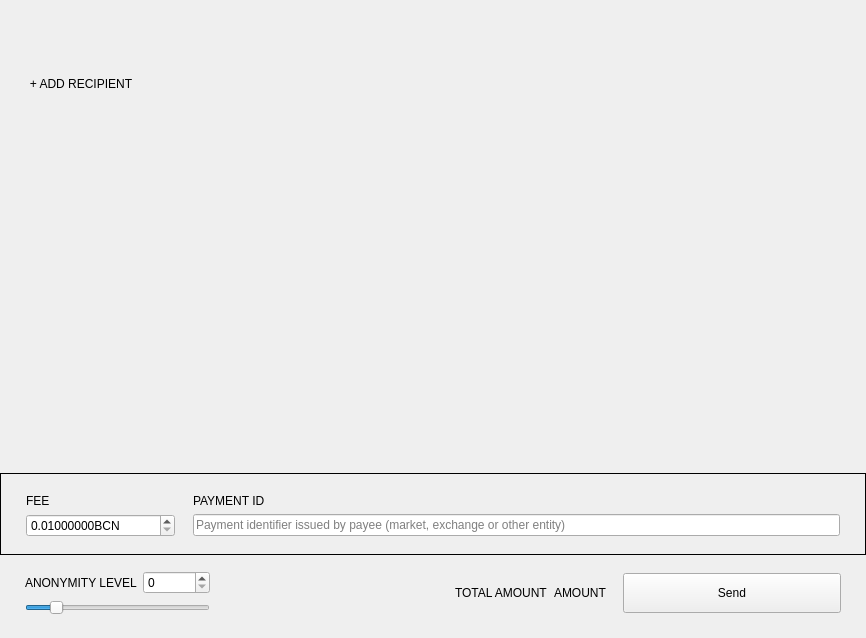
<?xml version="1.0" encoding="UTF-8"?>
<ui version="4.0">
 <class>SendFrame</class>
 <widget class="QFrame" name="SendFrame">
  <property name="geometry">
   <rect>
    <x>0</x>
    <y>0</y>
    <width>866</width>
    <height>638</height>
   </rect>
  </property>
  <property name="windowTitle">
   <string>Frame</string>
  </property>
  <property name="frameShape">
   <enum>QFrame::NoFrame</enum>
  </property>
  <property name="frameShadow">
   <enum>QFrame::Raised</enum>
  </property>
  <layout class="QVBoxLayout" name="verticalLayout">
   <property name="spacing">
    <number>5</number>
   </property>
   <property name="sizeConstraint">
    <enum>QLayout::SetDefaultConstraint</enum>
   </property>
   <property name="leftMargin">
    <number>0</number>
   </property>
   <property name="topMargin">
    <number>0</number>
   </property>
   <property name="rightMargin">
    <number>0</number>
   </property>
   <property name="bottomMargin">
    <number>0</number>
   </property>
   <item>
    <widget class="WalletGui::ResizableScrollArea" name="m_sendScrollarea">
     <property name="enabled">
      <bool>true</bool>
     </property>
     <property name="sizePolicy">
      <sizepolicy hsizetype="MinimumExpanding" vsizetype="Preferred">
       <horstretch>0</horstretch>
       <verstretch>0</verstretch>
      </sizepolicy>
     </property>
     <property name="autoFillBackground">
      <bool>false</bool>
     </property>
     <property name="styleSheet">
      <string notr="true"/>
     </property>
     <property name="frameShape">
      <enum>QFrame::NoFrame</enum>
     </property>
     <property name="sizeAdjustPolicy">
      <enum>QAbstractScrollArea::AdjustToContents</enum>
     </property>
     <property name="widgetResizable">
      <bool>true</bool>
     </property>
     <widget class="QWidget" name="scrollAreaWidgetContents">
      <property name="geometry">
       <rect>
        <x>0</x>
        <y>0</y>
        <width>866</width>
        <height>69</height>
       </rect>
      </property>
      <property name="sizePolicy">
       <sizepolicy hsizetype="Preferred" vsizetype="Preferred">
        <horstretch>0</horstretch>
        <verstretch>0</verstretch>
       </sizepolicy>
      </property>
      <property name="styleSheet">
       <string notr="true"/>
      </property>
      <layout class="QVBoxLayout" name="m_transfersLayout">
       <property name="spacing">
        <number>0</number>
       </property>
       <property name="sizeConstraint">
        <enum>QLayout::SetNoConstraint</enum>
       </property>
       <property name="leftMargin">
        <number>0</number>
       </property>
       <property name="topMargin">
        <number>0</number>
       </property>
       <property name="rightMargin">
        <number>0</number>
       </property>
       <property name="bottomMargin">
        <number>0</number>
       </property>
      </layout>
     </widget>
    </widget>
   </item>
   <item>
    <layout class="QHBoxLayout" name="horizontalLayout_2">
     <property name="spacing">
      <number>0</number>
     </property>
     <item>
      <spacer name="horizontalSpacer_3">
       <property name="orientation">
        <enum>Qt::Horizontal</enum>
       </property>
       <property name="sizeType">
        <enum>QSizePolicy::Fixed</enum>
       </property>
       <property name="sizeHint" stdset="0">
        <size>
         <width>25</width>
         <height>20</height>
        </size>
       </property>
      </spacer>
     </item>
     <item>
      <widget class="WalletGui::WalletNormalLinkLikeButton" name="m_addRecipientButton">
       <property name="cursor">
        <cursorShape>PointingHandCursor</cursorShape>
       </property>
       <property name="focusPolicy">
        <enum>Qt::NoFocus</enum>
       </property>
       <property name="text">
        <string>+ ADD RECIPIENT</string>
       </property>
       <property name="flat">
        <bool>true</bool>
       </property>
      </widget>
     </item>
     <item>
      <spacer name="horizontalSpacer_2">
       <property name="orientation">
        <enum>Qt::Horizontal</enum>
       </property>
       <property name="sizeHint" stdset="0">
        <size>
         <width>478</width>
         <height>17</height>
        </size>
       </property>
      </spacer>
     </item>
    </layout>
   </item>
   <item>
    <spacer name="verticalSpacer_2">
     <property name="orientation">
      <enum>Qt::Vertical</enum>
     </property>
     <property name="sizeType">
      <enum>QSizePolicy::MinimumExpanding</enum>
     </property>
     <property name="sizeHint" stdset="0">
      <size>
       <width>20</width>
       <height>20</height>
      </size>
     </property>
    </spacer>
   </item>
   <item>
    <widget class="QFrame" name="m_sendFeeFrame">
     <property name="frameShape">
      <enum>QFrame::Box</enum>
     </property>
     <property name="frameShadow">
      <enum>QFrame::Plain</enum>
     </property>
     <layout class="QGridLayout" name="gridLayout_2">
      <property name="leftMargin">
       <number>25</number>
      </property>
      <property name="topMargin">
       <number>20</number>
      </property>
      <property name="rightMargin">
       <number>25</number>
      </property>
      <property name="bottomMargin">
       <number>17</number>
      </property>
      <property name="horizontalSpacing">
       <number>18</number>
      </property>
      <item row="0" column="0">
       <widget class="WalletGui::WalletNormalGrayTextLabel" name="label_3">
        <property name="text">
         <string>FEE</string>
        </property>
       </widget>
      </item>
      <item row="0" column="1">
       <widget class="WalletGui::WalletNormalGrayTextLabel" name="m_paymentIdTextLabel">
        <property name="text">
         <string>PAYMENT ID</string>
        </property>
       </widget>
      </item>
      <item row="1" column="0">
       <widget class="QDoubleSpinBox" name="m_feeSpin">
        <property name="buttonSymbols">
         <enum>QAbstractSpinBox::UpDownArrows</enum>
        </property>
        <property name="suffix">
         <string notr="true">BCN</string>
        </property>
        <property name="decimals">
         <number>8</number>
        </property>
        <property name="minimum">
         <double>0.010000000000000</double>
        </property>
        <property name="maximum">
         <double>999999999.000000000000000</double>
        </property>
        <property name="singleStep">
         <double>0.010000000000000</double>
        </property>
        <property name="value">
         <double>0.010000000000000</double>
        </property>
       </widget>
      </item>
      <item row="1" column="1">
       <widget class="WalletGui::ClearableLineEdit" name="m_paymentIdEdit">
        <property name="styleSheet">
         <string notr="true">[errorState=&quot;true&quot;] {
  border-color: #ef3131;
}</string>
        </property>
        <property name="placeholderText">
         <string>Payment identifier issued by payee (market, exchange or other entity)</string>
        </property>
       </widget>
      </item>
     </layout>
    </widget>
   </item>
   <item>
    <widget class="QFrame" name="m_mixinFrame">
     <property name="frameShape">
      <enum>QFrame::NoFrame</enum>
     </property>
     <property name="frameShadow">
      <enum>QFrame::Raised</enum>
     </property>
     <layout class="QGridLayout" name="gridLayout">
      <property name="leftMargin">
       <number>25</number>
      </property>
      <property name="topMargin">
       <number>11</number>
      </property>
      <property name="rightMargin">
       <number>25</number>
      </property>
      <property name="bottomMargin">
       <number>23</number>
      </property>
      <item row="0" column="2" rowspan="2">
       <widget class="QLabel" name="label">
        <property name="text">
         <string/>
        </property>
       </widget>
      </item>
      <item row="0" column="5" rowspan="2">
       <widget class="WalletGui::WalletExtraNormalBlackTextLabel" name="m_totalAmountLabel">
        <property name="text">
         <string>AMOUNT</string>
        </property>
        <property name="indent">
         <number>0</number>
        </property>
       </widget>
      </item>
      <item row="0" column="1">
       <widget class="QSpinBox" name="m_mixinSpin">
        <property name="maximum">
         <number>999999999</number>
        </property>
       </widget>
      </item>
      <item row="0" column="3" rowspan="2">
       <spacer name="horizontalSpacer">
        <property name="orientation">
         <enum>Qt::Horizontal</enum>
        </property>
        <property name="sizeType">
         <enum>QSizePolicy::Expanding</enum>
        </property>
        <property name="sizeHint" stdset="0">
         <size>
          <width>298</width>
          <height>20</height>
         </size>
        </property>
       </spacer>
      </item>
      <item row="1" column="0" colspan="2">
       <widget class="QSlider" name="m_mixinSlider">
        <property name="maximumSize">
         <size>
          <width>16777215</width>
          <height>16777215</height>
         </size>
        </property>
        <property name="maximum">
         <number>50</number>
        </property>
        <property name="pageStep">
         <number>1</number>
        </property>
        <property name="value">
         <number>7</number>
        </property>
        <property name="tracking">
         <bool>false</bool>
        </property>
        <property name="orientation">
         <enum>Qt::Horizontal</enum>
        </property>
       </widget>
      </item>
      <item row="0" column="7" rowspan="2">
       <widget class="WalletGui::WalletLargeBlueButton" name="m_sendButton">
        <property name="sizePolicy">
         <sizepolicy hsizetype="Fixed" vsizetype="Fixed">
          <horstretch>0</horstretch>
          <verstretch>0</verstretch>
         </sizepolicy>
        </property>
        <property name="minimumSize">
         <size>
          <width>218</width>
          <height>40</height>
         </size>
        </property>
        <property name="maximumSize">
         <size>
          <width>218</width>
          <height>40</height>
         </size>
        </property>
        <property name="focusPolicy">
         <enum>Qt::NoFocus</enum>
        </property>
        <property name="text">
         <string>Send</string>
        </property>
       </widget>
      </item>
      <item row="0" column="4" rowspan="2">
       <widget class="WalletGui::WalletNormalGrayTextLabel" name="label_2">
        <property name="text">
         <string>TOTAL AMOUNT</string>
        </property>
       </widget>
      </item>
      <item row="0" column="0">
       <widget class="WalletGui::WalletNormalGrayTextLabel" name="m_mixinTextLabel">
        <property name="text">
         <string>ANONYMITY LEVEL</string>
        </property>
       </widget>
      </item>
      <item row="0" column="6" rowspan="2">
       <spacer name="horizontalSpacer_4">
        <property name="orientation">
         <enum>Qt::Horizontal</enum>
        </property>
        <property name="sizeType">
         <enum>QSizePolicy::Fixed</enum>
        </property>
        <property name="sizeHint" stdset="0">
         <size>
          <width>10</width>
          <height>20</height>
         </size>
        </property>
       </spacer>
      </item>
     </layout>
    </widget>
   </item>
  </layout>
 </widget>
 <customwidgets>
  <customwidget>
   <class>WalletGui::WalletNormalGrayTextLabel</class>
   <extends>QLabel</extends>
   <header>Gui/Common/WalletTextLabel.h</header>
  </customwidget>
  <customwidget>
   <class>WalletGui::WalletLargeBlueButton</class>
   <extends>QPushButton</extends>
   <header>Gui/Common/WalletBlueButton.h</header>
  </customwidget>
  <customwidget>
   <class>WalletGui::ClearableLineEdit</class>
   <extends>QLineEdit</extends>
   <header>Gui/Common/ClearableLineEdit.h</header>
  </customwidget>
  <customwidget>
   <class>WalletGui::ResizableScrollArea</class>
   <extends>QScrollArea</extends>
   <header>Gui/Common/ResizableScrollArea.h</header>
   <container>1</container>
  </customwidget>
  <customwidget>
   <class>WalletGui::WalletNormalLinkLikeButton</class>
   <extends>QPushButton</extends>
   <header>Gui/Common/WalletLinkLikeButton.h</header>
  </customwidget>
  <customwidget>
   <class>WalletGui::WalletExtraNormalBlackTextLabel</class>
   <extends>QLabel</extends>
   <header>Gui/Common/WalletTextLabel.h</header>
  </customwidget>
 </customwidgets>
 <tabstops>
  <tabstop>m_paymentIdEdit</tabstop>
  <tabstop>m_mixinSlider</tabstop>
  <tabstop>m_sendScrollarea</tabstop>
 </tabstops>
 <resources/>
 <connections>
  <connection>
   <sender>m_sendButton</sender>
   <signal>clicked()</signal>
   <receiver>SendFrame</receiver>
   <slot>sendClicked()</slot>
   <hints>
    <hint type="sourcelabel">
     <x>53</x>
     <y>561</y>
    </hint>
    <hint type="destinationlabel">
     <x>432</x>
     <y>294</y>
    </hint>
   </hints>
  </connection>
  <connection>
   <sender>m_mixinSlider</sender>
   <signal>valueChanged(int)</signal>
   <receiver>SendFrame</receiver>
   <slot>mixinValueChanged(int)</slot>
   <hints>
    <hint type="sourcelabel">
     <x>221</x>
     <y>520</y>
    </hint>
    <hint type="destinationlabel">
     <x>432</x>
     <y>294</y>
    </hint>
   </hints>
  </connection>
  <connection>
   <sender>m_addRecipientButton</sender>
   <signal>clicked()</signal>
   <receiver>SendFrame</receiver>
   <slot>addRecipientClicked()</slot>
   <hints>
    <hint type="sourcelabel">
     <x>78</x>
     <y>414</y>
    </hint>
    <hint type="destinationlabel">
     <x>432</x>
     <y>294</y>
    </hint>
   </hints>
  </connection>
  <connection>
   <sender>m_paymentIdEdit</sender>
   <signal>textChanged(QString)</signal>
   <receiver>SendFrame</receiver>
   <slot>validatePaymentId(QString)</slot>
   <hints>
    <hint type="sourcelabel">
     <x>538</x>
     <y>521</y>
    </hint>
    <hint type="destinationlabel">
     <x>432</x>
     <y>318</y>
    </hint>
   </hints>
  </connection>
  <connection>
   <sender>m_mixinSpin</sender>
   <signal>valueChanged(int)</signal>
   <receiver>SendFrame</receiver>
   <slot>mixinValueChanged(int)</slot>
   <hints>
    <hint type="sourcelabel">
     <x>201</x>
     <y>575</y>
    </hint>
    <hint type="destinationlabel">
     <x>432</x>
     <y>318</y>
    </hint>
   </hints>
  </connection>
 </connections>
 <slots>
  <slot>sendClicked()</slot>
  <slot>clearAllClicked()</slot>
  <slot>addRecipientClicked()</slot>
  <slot>mixinValueChanged(int)</slot>
  <slot>validatePaymentId(QString)</slot>
 </slots>
</ui>
